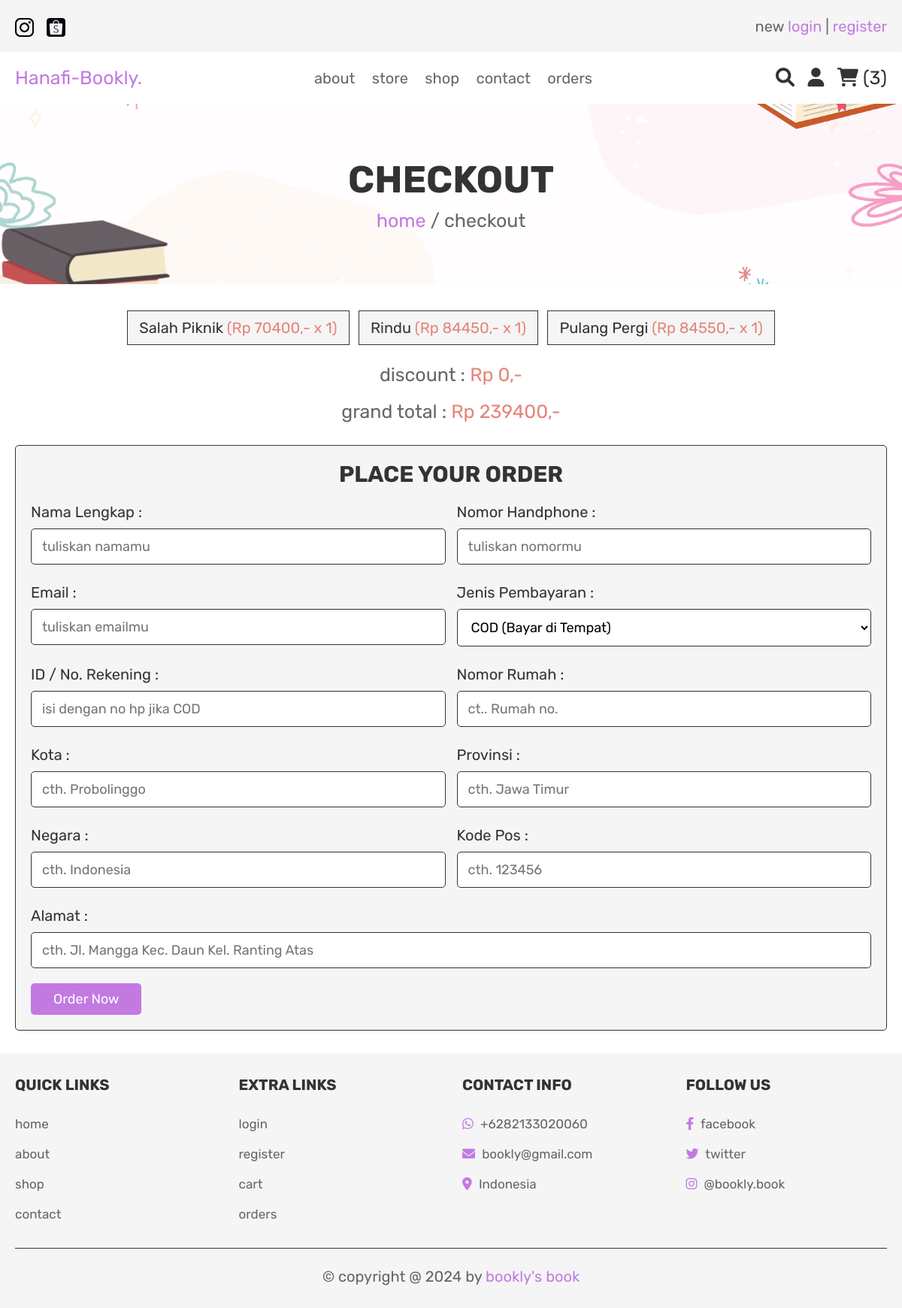
Page /checkout.php (signed in) on the committed database.
### tables this page shows
CREATE TABLE `cart` (
  `id` int(11) NOT NULL,
  `user_id` int(11) NOT NULL,
  `name` varchar(100) NOT NULL,
  `price` int(11) NOT NULL,
  `quantity` int(11) NOT NULL,
  `image` varchar(100) NOT NULL
);

### checkout.php (the view, shortened to what this page needs)
<?php
include 'config.php';
$user_id = $_SESSION['user_id'];
?>
<!DOCTYPE html>
<html lang="en">
<head>
   <link rel="stylesheet" href="https://cdnjs.cloudflare.com/ajax/libs/font-awesome/6.0.0/css/all.min.css">
   <link rel="stylesheet" href="css/style.css">
</head>
<body>
<?php include 'header.php'; ?>
<div class="heading">
   <h3>checkout</h3>
   <p> <a href="home.php">home</a> / checkout </p>
</div>
<section class="display-order">
   <?php
      $discount = '0';
      $grand_total = 0;
      $select_cart = mysqli_query($connect, "SELECT * FROM `cart` WHERE user_id = '$user_id'") or die('query failed');
      if(mysqli_num_rows($select_cart) > 0){
         while($fetch_cart = mysqli_fetch_assoc($select_cart)){
            $total_price = ($fetch_cart['price'] * $fetch_cart['quantity']);
            $grand_total += $total_price;
   ?>
   <p> <?php echo $fetch_cart['name']; ?> <span>(<?php echo 'Rp '.$fetch_cart['price'].',-'.' x '. $fetch_cart['quantity']; ?>)</span> </p>
   <?php
      } $discount += ($grand_total * $discount);
        $grand_total -= $discount;
   }else{
      echo '<p class="empty">your cart is empty</p>';
   }
   ?>
   <div class="grand-total"> discount : <span>Rp <?php echo $discount; ?>,-</span> </div>
   <div class="grand-total"> grand total : <span>Rp <?php echo $grand_total; ?>,-</span> </div>
</section>
<section class="checkout">
   <form action="" method="post">
      <h3>place your order</h3>
      <div class="flex">
         <div class="inputBox">
            <span>Nama Lengkap :</span>
            <input type="text" name="name" required placeholder="tuliskan namamu">
         </div>
         <div class="inputBox">
            <span>Nomor Handphone :</span>
            <input type="number" name="number" required placeholder="tuliskan nomormu">
         </div>
         <div class="inputBox">
            <span>Email :</span>
            <input type="email" name="email" required placeholder="tuliskan emailmu">
         </div>
         <div class="inputBox">
            <span>Jenis Pembayaran :</span>
            <select name="method">
               <option value="cash on delivery">COD (Bayar di Tempat)</option>
            </select>
         </div>
         <div class="inputBox">
            <span>ID / No. Rekening :</span>
            <input type="text" name="norek" required placeholder="isi dengan no hp jika COD">
         </div>
         <div class="inputBox">
            <span>Nomor Rumah :</span>
            <input type="number" min="0" name="flat" required placeholder="ct.. Rumah no.">
         </div>
         <div class="inputBox">
            <span>Kota :</span>
            <input type="text" name="city" required placeholder="cth. Probolinggo">
         </div>
         <div class="inputBox">
            <span>Provinsi :</span>
            <input type="text" name="state" required placeholder="cth. Jawa Timur">
         </div>
         <div class="inputBox">
            <span>Negara :</span>
            <input type="text" name="country" required placeholder="cth. Indonesia">
         </div>
         <div class="inputBox">
            <span>Kode Pos :</span>
            <input type="number" min="0" name="pin_code" required placeholder="cth. 123456">
         </div>
         <div class="inputBox">
            <span>Alamat :</span>
            <input type="text" name="street" required placeholder="cth. Jl. Mangga Kec. Daun Kel. Ranting Atas">
         </div>
      </div>
      <input type="submit" value="order now" class="btn" name="order_btn">
   </form>
</section>
<?php include 'footer.php'; ?>
</body>
</html>

### css/style.css (style rules this page uses)
:root { --purple:#c27ae1; --red:#e58479; --orange:#f39c12; --black:#333; --white:#fff; --light-color:#666; --light-white:#ccc; --light-bg:#f5f5f5; --border:.1rem solid var(--black); --box-shadow:0 .5rem 1rem rgba(0,0,0,.1); }
* { font-family: 'Rubik', sans-serif; margin:0; padding:0; box-sizing: border-box; outline: none; border:none; text-decoration: none; transition:all .2s linear; }
html { font-size: 62.5%; overflow-x: hidden; }
section { padding:3rem 2rem; }
.btn, .option-btn, .delete-btn, .white-btn { display: inline-block; margin-top: 1rem; padding:1rem 3rem; cursor: pointer; color:var(--white); font-size: 1.8rem; border-radius: .5rem; text-transform: capitalize; }
.white-btn, .btn { background-color: var(--purple); }
.heading { min-height: 30vh; display: flex; flex-flow: column; align-items: center; justify-content: center; gap:1rem; background: url(../images/banner.png) no-repeat; background-size: cover; background-position: center; text-align: center; }
.heading h3 { font-size: 5rem; color:var(--black); text-transform: uppercase; }
.heading p { font-size: 2.5rem; color:var(--light-color); }
.heading p a { color:var(--purple); }
.display-order { max-width: 1200px; margin: 0 auto; text-align: center; padding-bottom: 0; }
.display-order p { background-color: var(--light-bg); color:var(--black); font-size: 2rem; padding:1rem 1.5rem; border:var(--border); display: inline-block; margin:.5rem; }
.display-order p span { color:var(--red); }
.display-order .grand-total { margin-top: 2rem; font-size: 2.5rem; color:var(--light-color); }
.display-order .grand-total span { color:var(--red); }
.checkout form { max-width: 1200px; padding:2rem; margin:0 auto; border:var(--border); background-color: var(--light-bg); border-radius: .5rem; }
.checkout form h3 { text-align: center; margin-bottom: 2rem; color:var(--black); text-transform: uppercase; font-size: 3rem; }
.checkout form .flex { display: flex; flex-wrap: wrap; gap:1.5rem; }
.checkout form .flex .inputBox { flex:1 1 40rem; }
.checkout form .flex span { font-size: 2rem; color:var(--black); }
.checkout form .flex select, .checkout form .flex input { border:var(--border); width: 100%; border-radius: .5rem; width: 100%; background-color: var(--white); padding:1.2rem 1.4rem; font-size: 1.8rem; margin:1rem 0; }

### rows in the picture
cart: name "Salah Piknik", price "70400", quantity "1"
cart: name "Rindu", price "84450", quantity "1"
cart: name "Pulang Pergi", price "84550", quantity "1"

### other values in the picture
$cart_rows_number "3"
$discount "0"
$grand_total "239400"
